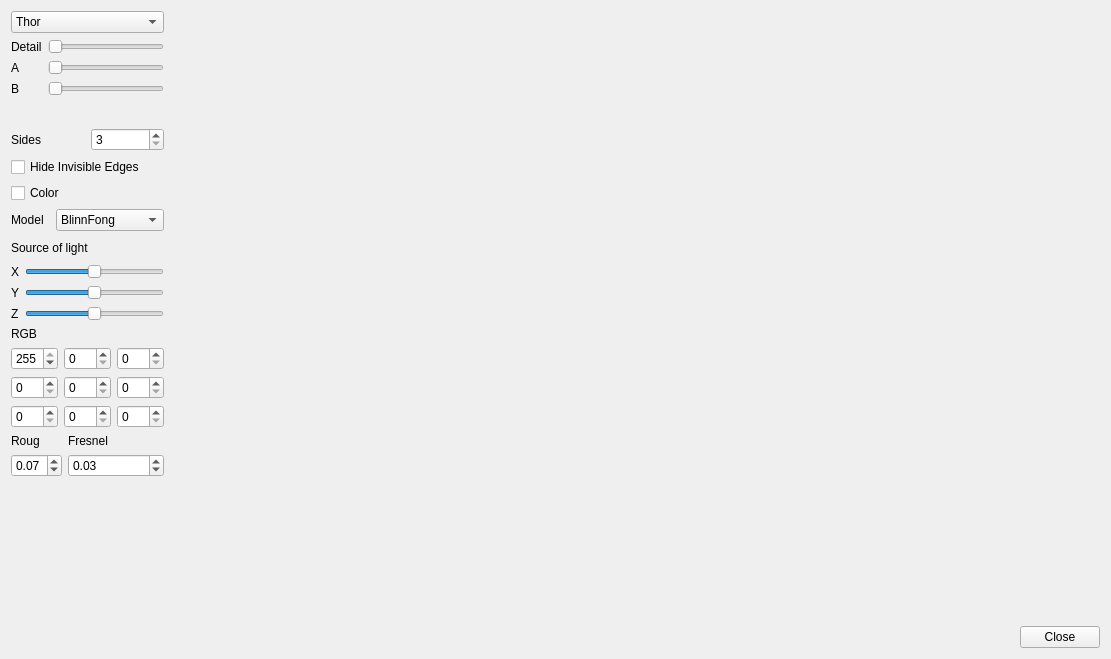
<?xml version="1.0" encoding="UTF-8"?>
<ui version="4.0">
 <class>Widget</class>
 <widget class="QWidget" name="Widget">
  <property name="geometry">
   <rect>
    <x>0</x>
    <y>0</y>
    <width>1111</width>
    <height>659</height>
   </rect>
  </property>
  <property name="windowTitle">
   <string>Widget</string>
  </property>
  <layout class="QGridLayout" name="gridLayout_3">
   <item row="0" column="0" colspan="2">
    <widget class="QComboBox" name="comboBox">
     <item>
      <property name="text">
       <string>Thor</string>
      </property>
     </item>
     <item>
      <property name="text">
       <string>Sphere</string>
      </property>
     </item>
     <item>
      <property name="text">
       <string>Parabaloid</string>
      </property>
     </item>
     <item>
      <property name="text">
       <string>Prism</string>
      </property>
     </item>
     <item>
      <property name="text">
       <string>Sand Watch</string>
      </property>
     </item>
    </widget>
   </item>
   <item row="0" column="2">
    <spacer name="horizontalSpacer_6">
     <property name="orientation">
      <enum>Qt::Horizontal</enum>
     </property>
     <property name="sizeHint" stdset="0">
      <size>
       <width>40</width>
       <height>20</height>
      </size>
     </property>
    </spacer>
   </item>
   <item row="1" column="0" colspan="2">
    <layout class="QFormLayout" name="formLayout">
     <item row="0" column="0">
      <widget class="QLabel" name="label_3">
       <property name="text">
        <string>Detail</string>
       </property>
      </widget>
     </item>
     <item row="0" column="1">
      <widget class="QSlider" name="horizontalSlider_3">
       <property name="minimum">
        <number>10</number>
       </property>
       <property name="maximum">
        <number>50</number>
       </property>
       <property name="orientation">
        <enum>Qt::Horizontal</enum>
       </property>
      </widget>
     </item>
     <item row="1" column="0">
      <widget class="QLabel" name="label">
       <property name="text">
        <string>A</string>
       </property>
      </widget>
     </item>
     <item row="1" column="1">
      <widget class="QSlider" name="horizontalSlider">
       <property name="minimum">
        <number>1</number>
       </property>
       <property name="maximum">
        <number>200</number>
       </property>
       <property name="orientation">
        <enum>Qt::Horizontal</enum>
       </property>
      </widget>
     </item>
     <item row="2" column="0">
      <widget class="QLabel" name="label_2">
       <property name="text">
        <string>B</string>
       </property>
      </widget>
     </item>
     <item row="2" column="1">
      <widget class="QSlider" name="horizontalSlider_2">
       <property name="minimum">
        <number>1</number>
       </property>
       <property name="maximum">
        <number>200</number>
       </property>
       <property name="orientation">
        <enum>Qt::Horizontal</enum>
       </property>
      </widget>
     </item>
    </layout>
   </item>
   <item row="1" column="4">
    <spacer name="horizontalSpacer_4">
     <property name="orientation">
      <enum>Qt::Horizontal</enum>
     </property>
     <property name="sizeHint" stdset="0">
      <size>
       <width>40</width>
       <height>20</height>
      </size>
     </property>
    </spacer>
   </item>
   <item row="1" column="5">
    <spacer name="horizontalSpacer_3">
     <property name="orientation">
      <enum>Qt::Horizontal</enum>
     </property>
     <property name="sizeHint" stdset="0">
      <size>
       <width>40</width>
       <height>20</height>
      </size>
     </property>
    </spacer>
   </item>
   <item row="1" column="6">
    <spacer name="horizontalSpacer_2">
     <property name="orientation">
      <enum>Qt::Horizontal</enum>
     </property>
     <property name="sizeHint" stdset="0">
      <size>
       <width>245</width>
       <height>20</height>
      </size>
     </property>
    </spacer>
   </item>
   <item row="1" column="8" rowspan="9">
    <spacer name="verticalSpacer_2">
     <property name="orientation">
      <enum>Qt::Vertical</enum>
     </property>
     <property name="sizeHint" stdset="0">
      <size>
       <width>20</width>
       <height>547</height>
      </size>
     </property>
    </spacer>
   </item>
   <item row="2" column="0" colspan="2">
    <layout class="QHBoxLayout" name="horizontalLayout">
     <item>
      <widget class="QLabel" name="label_4">
       <property name="text">
        <string>Sides</string>
       </property>
      </widget>
     </item>
     <item>
      <widget class="QSpinBox" name="spinBox">
       <property name="minimum">
        <number>3</number>
       </property>
       <property name="maximum">
        <number>10</number>
       </property>
      </widget>
     </item>
    </layout>
   </item>
   <item row="3" column="0" colspan="3">
    <widget class="QCheckBox" name="checkBox">
     <property name="text">
      <string>Hide Invisible Edges</string>
     </property>
    </widget>
   </item>
   <item row="4" column="0">
    <widget class="QCheckBox" name="checkBox_2">
     <property name="text">
      <string>Color</string>
     </property>
    </widget>
   </item>
   <item row="6" column="0" colspan="2">
    <layout class="QGridLayout" name="gridLayout">
     <item row="3" column="0">
      <widget class="QLabel" name="label_7">
       <property name="text">
        <string>Z</string>
       </property>
      </widget>
     </item>
     <item row="2" column="0">
      <widget class="QLabel" name="label_6">
       <property name="text">
        <string>Y</string>
       </property>
      </widget>
     </item>
     <item row="3" column="1">
      <widget class="QSlider" name="horizontalSlider_5">
       <property name="minimum">
        <number>-10000</number>
       </property>
       <property name="maximum">
        <number>10000</number>
       </property>
       <property name="singleStep">
        <number>500</number>
       </property>
       <property name="orientation">
        <enum>Qt::Horizontal</enum>
       </property>
      </widget>
     </item>
     <item row="2" column="1">
      <widget class="QSlider" name="horizontalSlider_6">
       <property name="minimum">
        <number>-10000</number>
       </property>
       <property name="maximum">
        <number>10000</number>
       </property>
       <property name="singleStep">
        <number>500</number>
       </property>
       <property name="orientation">
        <enum>Qt::Horizontal</enum>
       </property>
      </widget>
     </item>
     <item row="1" column="0">
      <widget class="QLabel" name="label_5">
       <property name="text">
        <string>X</string>
       </property>
      </widget>
     </item>
     <item row="1" column="1">
      <widget class="QSlider" name="horizontalSlider_4">
       <property name="minimum">
        <number>-10000</number>
       </property>
       <property name="maximum">
        <number>10000</number>
       </property>
       <property name="singleStep">
        <number>500</number>
       </property>
       <property name="orientation">
        <enum>Qt::Horizontal</enum>
       </property>
      </widget>
     </item>
     <item row="0" column="0" colspan="2">
      <widget class="QLabel" name="label_8">
       <property name="text">
        <string>Source of light</string>
       </property>
      </widget>
     </item>
    </layout>
   </item>
   <item row="7" column="3">
    <spacer name="horizontalSpacer_5">
     <property name="orientation">
      <enum>Qt::Horizontal</enum>
     </property>
     <property name="sizeHint" stdset="0">
      <size>
       <width>40</width>
       <height>20</height>
      </size>
     </property>
    </spacer>
   </item>
   <item row="9" column="1" rowspan="2" colspan="3">
    <spacer name="verticalSpacer">
     <property name="orientation">
      <enum>Qt::Vertical</enum>
     </property>
     <property name="sizeHint" stdset="0">
      <size>
       <width>163</width>
       <height>125</height>
      </size>
     </property>
    </spacer>
   </item>
   <item row="10" column="7">
    <spacer name="horizontalSpacer">
     <property name="orientation">
      <enum>Qt::Horizontal</enum>
     </property>
     <property name="sizeHint" stdset="0">
      <size>
       <width>244</width>
       <height>20</height>
      </size>
     </property>
    </spacer>
   </item>
   <item row="10" column="8">
    <widget class="QPushButton" name="pushButton">
     <property name="text">
      <string>Close</string>
     </property>
    </widget>
   </item>
   <item row="5" column="0" colspan="2">
    <layout class="QHBoxLayout" name="horizontalLayout_2">
     <item>
      <widget class="QLabel" name="label_9">
       <property name="text">
        <string>Model</string>
       </property>
      </widget>
     </item>
     <item>
      <widget class="QComboBox" name="comboBox_2">
       <item>
        <property name="text">
         <string>BlinnFong</string>
        </property>
       </item>
       <item>
        <property name="text">
         <string>CookTorrance</string>
        </property>
       </item>
      </widget>
     </item>
    </layout>
   </item>
   <item row="7" column="0" colspan="2">
    <layout class="QGridLayout" name="gridLayout_2">
     <item row="0" column="0">
      <widget class="QLabel" name="label_10">
       <property name="text">
        <string>RGB</string>
       </property>
      </widget>
     </item>
     <item row="1" column="0">
      <widget class="QSpinBox" name="spinBox_2">
       <property name="maximum">
        <number>255</number>
       </property>
       <property name="value">
        <number>255</number>
       </property>
      </widget>
     </item>
     <item row="1" column="1">
      <widget class="QSpinBox" name="spinBox_3">
       <property name="maximum">
        <number>255</number>
       </property>
      </widget>
     </item>
     <item row="1" column="2">
      <widget class="QSpinBox" name="spinBox_4">
       <property name="maximum">
        <number>255</number>
       </property>
      </widget>
     </item>
     <item row="2" column="0">
      <widget class="QSpinBox" name="spinBox_5">
       <property name="maximum">
        <number>255</number>
       </property>
      </widget>
     </item>
     <item row="2" column="1">
      <widget class="QSpinBox" name="spinBox_6">
       <property name="maximum">
        <number>255</number>
       </property>
      </widget>
     </item>
     <item row="2" column="2">
      <widget class="QSpinBox" name="spinBox_7">
       <property name="maximum">
        <number>255</number>
       </property>
      </widget>
     </item>
     <item row="3" column="0">
      <widget class="QSpinBox" name="spinBox_8">
       <property name="maximum">
        <number>255</number>
       </property>
      </widget>
     </item>
     <item row="3" column="1">
      <widget class="QSpinBox" name="spinBox_9">
       <property name="maximum">
        <number>255</number>
       </property>
      </widget>
     </item>
     <item row="3" column="2">
      <widget class="QSpinBox" name="spinBox_10">
       <property name="maximum">
        <number>255</number>
       </property>
      </widget>
     </item>
    </layout>
   </item>
   <item row="8" column="0" colspan="2">
    <layout class="QFormLayout" name="formLayout_2">
     <item row="0" column="0">
      <widget class="QLabel" name="label_12">
       <property name="text">
        <string>Roug</string>
       </property>
      </widget>
     </item>
     <item row="0" column="1">
      <widget class="QLabel" name="label_11">
       <property name="text">
        <string>Fresnel</string>
       </property>
      </widget>
     </item>
     <item row="1" column="0">
      <widget class="QDoubleSpinBox" name="doubleSpinBox_2">
       <property name="maximum">
        <double>1.000000000000000</double>
       </property>
       <property name="singleStep">
        <double>0.010000000000000</double>
       </property>
       <property name="value">
        <double>0.070000000000000</double>
       </property>
      </widget>
     </item>
     <item row="1" column="1">
      <widget class="QDoubleSpinBox" name="doubleSpinBox">
       <property name="maximum">
        <double>1.000000000000000</double>
       </property>
       <property name="singleStep">
        <double>0.010000000000000</double>
       </property>
       <property name="value">
        <double>0.030000000000000</double>
       </property>
      </widget>
     </item>
    </layout>
   </item>
  </layout>
 </widget>
 <layoutdefault spacing="6" margin="11"/>
 <resources/>
 <connections/>
</ui>
